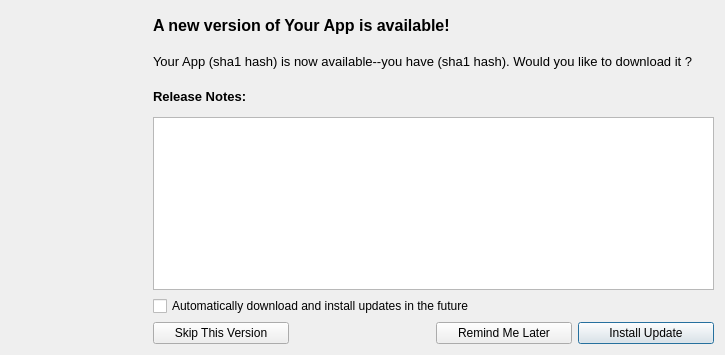
<?xml version="1.0" encoding="UTF-8"?>
<ui version="4.0">
 <class>SoftwareUpdateDialog</class>
 <widget class="QDialog" name="SoftwareUpdateDialog">
  <property name="windowModality">
   <enum>Qt::ApplicationModal</enum>
  </property>
  <property name="geometry">
   <rect>
    <x>0</x>
    <y>0</y>
    <width>725</width>
    <height>355</height>
   </rect>
  </property>
  <property name="windowTitle">
   <string>Software Update</string>
  </property>
  <layout class="QGridLayout" name="gridLayout">
   <item row="0" column="0">
    <layout class="QGridLayout" name="mainLayout">
     <item row="3" column="1" colspan="4">
      <widget class="QTextEdit" name="releaseNotesTxtBox">
       <property name="readOnly">
        <bool>true</bool>
       </property>
      </widget>
     </item>
     <item row="2" column="1" colspan="4">
      <widget class="QLabel" name="releaseNotesConst">
       <property name="font">
        <font>
         <pointsize>10</pointsize>
         <weight>75</weight>
         <bold>true</bold>
        </font>
       </property>
       <property name="text">
        <string>Release Notes:</string>
       </property>
      </widget>
     </item>
     <item row="0" column="1" colspan="4">
      <widget class="QLabel" name="titleLbl">
       <property name="font">
        <font>
         <pointsize>12</pointsize>
         <weight>75</weight>
         <bold>true</bold>
        </font>
       </property>
       <property name="text">
        <string>A new version of Your App is available!</string>
       </property>
      </widget>
     </item>
     <item row="0" column="0" rowspan="3">
      <widget class="QLabel" name="softwareIcon">
       <property name="minimumSize">
        <size>
         <width>100</width>
         <height>100</height>
        </size>
       </property>
       <property name="maximumSize">
        <size>
         <width>256</width>
         <height>256</height>
        </size>
       </property>
       <property name="text">
        <string/>
       </property>
       <property name="scaledContents">
        <bool>true</bool>
       </property>
       <property name="alignment">
        <set>Qt::AlignCenter</set>
       </property>
      </widget>
     </item>
     <item row="1" column="1" colspan="4">
      <widget class="QLabel" name="descLbl">
       <property name="font">
        <font>
         <pointsize>10</pointsize>
         <weight>50</weight>
         <bold>false</bold>
        </font>
       </property>
       <property name="text">
        <string>Your App (sha1 hash) is now available--you have (sha1 hash). Would you like to download it ?</string>
       </property>
       <property name="alignment">
        <set>Qt::AlignLeading|Qt::AlignLeft|Qt::AlignVCenter</set>
       </property>
       <property name="wordWrap">
        <bool>true</bool>
       </property>
      </widget>
     </item>
     <item row="5" column="4">
      <widget class="QPushButton" name="installUpdateBtn">
       <property name="text">
        <string>Install Update</string>
       </property>
      </widget>
     </item>
     <item row="5" column="3">
      <widget class="QPushButton" name="remindMeLater">
       <property name="text">
        <string>Remind Me Later</string>
       </property>
      </widget>
     </item>
     <item row="5" column="1">
      <widget class="QPushButton" name="skipVersionBtn">
       <property name="text">
        <string>Skip This Version</string>
       </property>
      </widget>
     </item>
     <item row="4" column="1" colspan="4">
      <widget class="QCheckBox" name="autoUpdateCheckBox">
       <property name="text">
        <string>Automatically download and install updates in the future</string>
       </property>
      </widget>
     </item>
    </layout>
   </item>
  </layout>
 </widget>
 <resources/>
 <connections/>
</ui>
